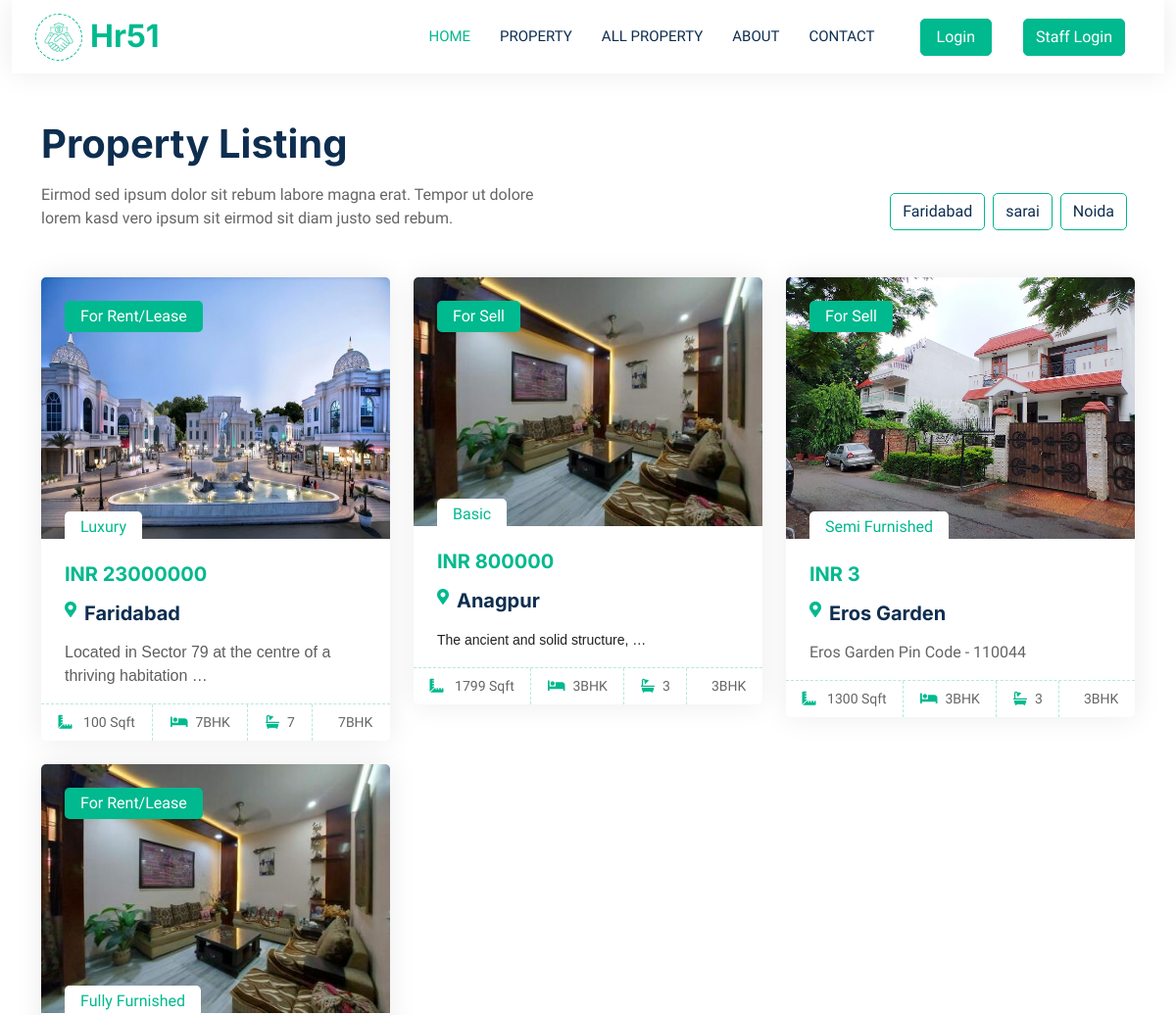
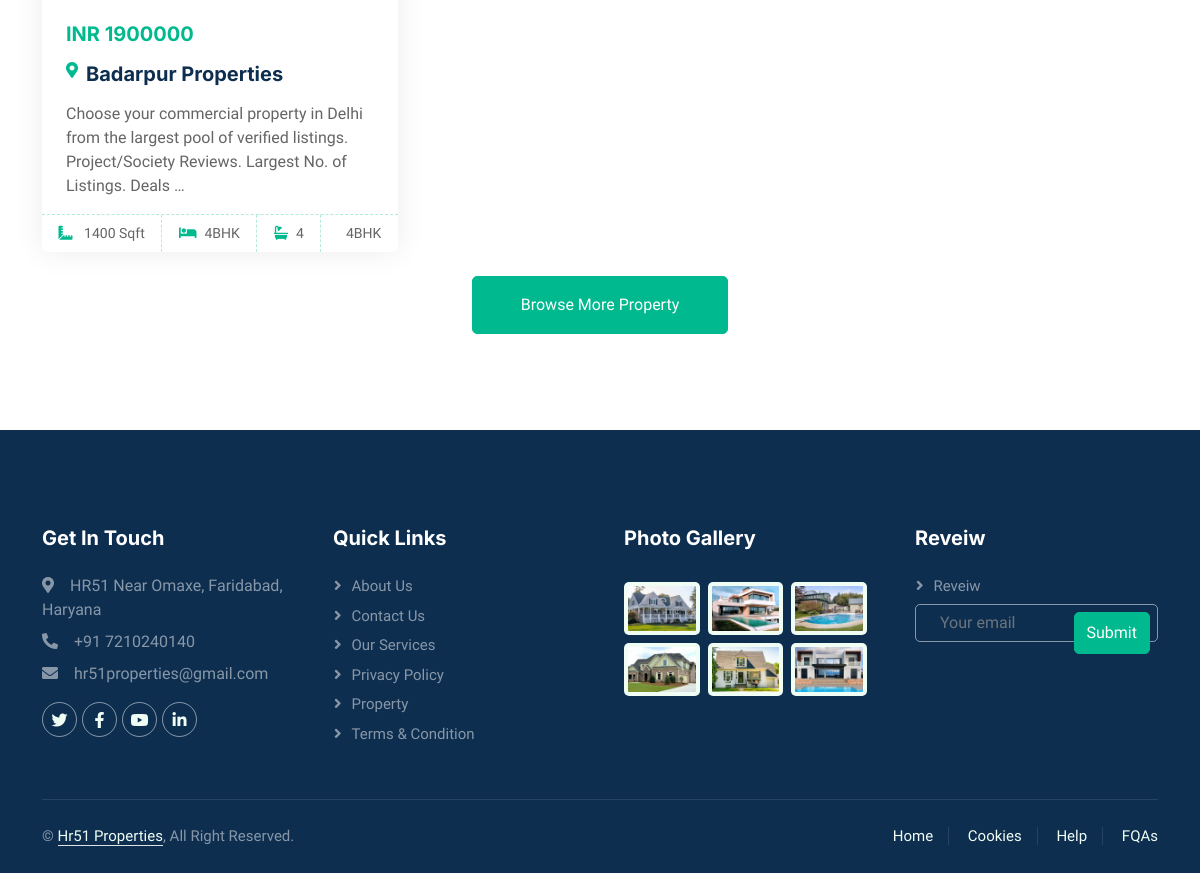
/allpost/, run on the app's committed database (2 pictures, top to bottom).
### realestate/models.py (models this page shows, shortened)
class Category(models.Model):
    cat_id = models.AutoField(primary_key=True)
    title = models.CharField(max_length=100)
    description = models.TextField()
    url = models.CharField(max_length=100)
    image = models.ImageField(upload_to='category/')
    add_date = models.DateTimeField(auto_now_add=True, null=True)

class Property(models.Model):
    PROP_STATUS = (
    ("1", "For Sell"),
    ("2", "For Rent/lease"),
    ("3", "Not Available"),
    )
    PROP_TYPE = (
    ("1", "Semi Furnished"),
    ("2", "Fully Furnished"),
    ("3", "Luxury"),
    ("4", "Basic"),
    )
    PROP_OWNER = (
    ("1", "First Owner"),
    ("2", "Second Owners"),
    ("3", "Third Owners"),
    ("4", "Multiple Owners"),
    )
    PROP_ROOM = (
    ("1", "1BHK"),
    ("2", "2BHK"),
    ("3", "3BHK"),
    ("4", "4BHK"),
    ("5", "5BHK"),
    ("6", "6BHK"),
    ("7", "7BHK"),
    )
    post_id = models.AutoField(primary_key=True)
    title = models.CharField(max_length=200)
    content = models.TextField()
    type = models.CharField(max_length=50, choices = PROP_TYPE)
    status = models.CharField(max_length = 15, choices = PROP_STATUS)
    rooms = models.CharField(max_length = 15, choices = PROP_ROOM)
    ownership = models.CharField(max_length = 15, choices = PROP_OWNER)
    location = models.CharField(max_length=50, default="faridabad")
    property_price = models.IntegerField()
    property_size = models.IntegerField()
    map = models.CharField(max_length=450, null=True)
    closed_parking = models.CharField(max_length=450, null=True)
    blockarea = models.CharField(max_length=450, null=True)
    building_type = models.CharField(max_length=450, null=True)
    view = models.CharField(max_length=450, null=True)
    locality = models.CharField(max_length=450, null=True)
    additional_rooms = models.CharField(max_length=450, null=True)
    possession_status = models.CharField(max_length=450, null=True)
    bathroom = models.CharField(max_length=450, null=True)
    loan_available = models.CharField(max_length=450, null=True)
    url = models.CharField(max_length=100)
    cat = models.ForeignKey(Category, on_delete=models.CASCADE)
    image = models.ImageField(upload_to='post/')
    post_date = models.DateTimeField(auto_now_add=True, null=True)

### realestate/views.py (the view)
# urls.py: path('allpost/', views.allpost,name="allpost"),
def allpost(request):
    posts = Property.objects.all()[:11]
    categories = Category.objects.all()
    data = {
        'posts' : posts,
        'categories': categories
    }
    return render(request, "allpost.html", data)

### templates/allpost.html (shortened to what this page needs)
{% extends 'basic.html' %}
{% block body %}
{% block content %}
<section>
    <div class="container-fluid px-0 mx-aut">
        <div class="container-xxl py-5">
            <div class="container">
                <div class="row g-0 gx-5 align-items-end">
                    <div class="col-lg-6">
                        <div class="text-start mx-auto mb-5 wow slideInLeft" data-wow-delay="0.1s">
                            <h1 class="mb-3">Property Listing</h1>
                            <p>Eirmod sed ipsum dolor sit rebum labore magna erat. Tempor ut dolore lorem kasd vero
                                ipsum sit eirmod sit diam justo sed rebum.</p>
                        </div>
                    </div>
                    <div class="col-lg-6 text-start text-lg-end wow slideInRight" data-wow-delay="0.1s">
                        <ul class="nav nav-pills d-inline-flex justify-content-end mb-5">
                            {% for cat in categories %}
                            <li class="nav-item me-2">
                                <a class="btn btn-outline-primary"  href="/category/{{cat.url}}">{{cat.title}}</a>
                            </li>
                            {% endfor %}
                        </ul>
                    </div>
                </div>
                <div class="tab-content">
                    <div id="tab-1" class="tab-pane fade show p-0 active">
                        <div class="row g-4">
                            {% for p in posts %}
                            <div class="col-lg-4 col-md-6 wow fadeInUp" data-wow-delay="0.1s">
                                <div class="property-item rounded overflow-hidden">
                                    <div class="position-relative overflow-hidden">
                                        <a href="/media/{{p.image}}">
                                            <img class="img-fluid" src="/media/{{p.image}}" alt="" style="width:100%" />
                                        </a>
                                        <div class="bg-primary rounded text-white position-absolute start-0 top-0 m-4 py-1 px-3"
                                            style="text-transform: capitalize;">
                                            {{p.get_status_display}}
                                        </div>
                                        <div
                                            class="bg-white rounded-top text-primary position-absolute start-0 bottom-0 mx-4 pt-1 px-3">
                                            {{ p.get_type_display }}
                                        </div>
                                    </div>
                                    <div class="p-4 pb-0">
                                        <h5 class="text-primary mb-3">INR {{p.property_price}}</h5>
                                        <p style="display: flex; flex-direction: row;">
                                            <i class="fa fa-map-marker-alt text-primary me-2">
                                            </i>
                                            <a class="d-block h5 mb-0" style="text-transform: capitalize;"
                                                href="/post/{{p.url}}">{{p.title}}</a>
                                            {{p.content |truncatewords:20 |safe}}
                                        </p>
                                    </div>
                                    <div class="d-flex border-top">
                                        <small class="flex-fill text-center border-end py-2"><i
                                                class="fa fa-ruler-combined text-primary me-2"></i>
                                            {{p.property_size}} Sqft</small>
                                        <small class="flex-fill text-center border-end py-2"><i
                                                class="fa fa-bed text-primary me-2"></i>{{p.get_rooms_display}}</small>
                                        <small class="flex-fill text-center border-end py-2"><i
                                                class="fa fa-bath text-primary me-2"></i>{{p.rooms}}</small>
                                        <small class="flex-fill text-center py-2">{{p.get_rooms_display}}</small>
                                    </div>
                                </div>
                            </div>
                            {% endfor %}
                            <div class="col-12 text-center">
                                <a class="btn btn-primary py-3 px-5" href="">Browse More Property</a>
                            </div>
                        </div>
                    </div>
                </div>
            </div>
        </div>
    </div>
</section>
{% endblock content %}
{% endblock body %}

### static/css/style.css (style rules this page uses)
:root { --primary: #00B98E; --secondary: #FF6922; --light: #EFFDF5; --dark: #0E2E50; }
body { background-color: #fff; }
.btn { transition: .5s; }
.btn.btn-primary, .btn.btn-secondary { color: #FFFFFF; }
.nav-pills .nav-item .btn { color: var(--dark); }
.property-item { box-shadow: 0 0 30px rgba(0, 0, 0, .08); }
.property-item img { transition: .5s; }
.property-item .border-top { border-top: 1px dashed rgba(0, 185, 142, .3) !important; }
.property-item .border-end { border-right: 1px dashed rgba(0, 185, 142, .3) !important; }

### templates/basic.html (style rules this page uses)
a { text-decoration: none; }

### data on the page
Category: title "Faridabad"
Category: title "sarai"
Category: title "Noida"
Property: image (picture), status "For Rent/Lease", type "Luxury", property_price "23000000", title "Faridabad", content "Located in Sector 79 at the centre of a thriving habitation …", property_size "100", rooms "7BHK", rooms "7"
Property: image (picture), status "For Sell", type "Basic", property_price "800000", title "Anagpur", content "The ancient and solid structure, …", property_size "1799", rooms "3BHK", rooms "3"
Property: image (picture), status "For Sell", type "Semi Furnished", property_price "3", title "Eros Garden", content "Eros Garden Pin Code - 110044", property_size "1300", rooms "3BHK", rooms "3"
Property: image (picture), status "For Rent/Lease", type "Fully Furnished", property_price "1900000", title "Badarpur Properties", content "Choose your commercial property in Delhi from the largest pool of verified listings. Project/Society Reviews. Largest No. of Listings. Deals …", property_size "1400", rooms "4BHK", rooms "4"
